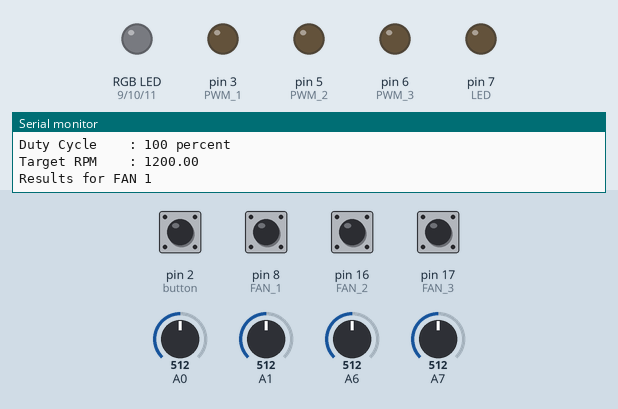
The sketch below on a simulated Arduino Uno, built with avr-gcc and run on an emulated ATmega328P. On the bench: an RGB LED mixed from three pins (HIGH = lit), output pins drawn as LEDs (lit = HIGH), the last lines printed to the serial monitor. The inputs (shaded band) are chosen by the test bench; at power-on: pin 8 (FAN_1), pin 16 (FAN_2), pin 17 (FAN_3) HIGH, pin 2 (button) LOW, A6 = 512, A7 = 512, A1 = 512, A0 = 512. Dim RGB values are drawn brighter than linear.

Above: at 1.8 s.
1.9 s: A6 set to 716
At 9.4 s:
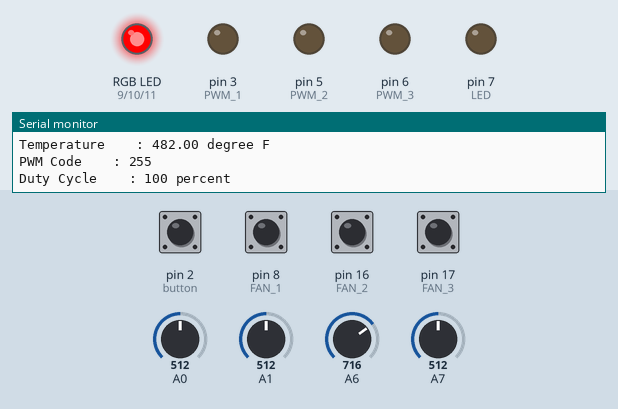
9.8 s: A7 set to 716
At 17.4 s:
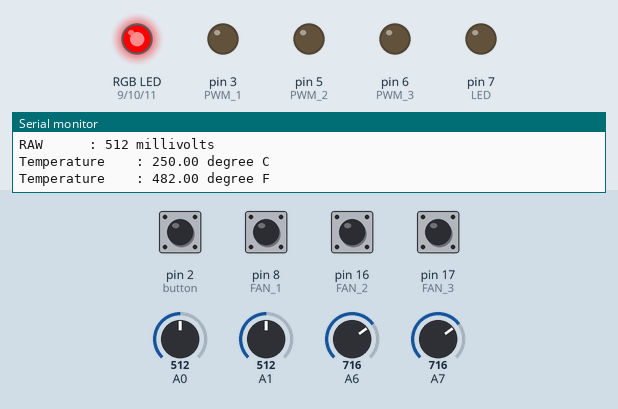
18.1 s: A6 set to 306
At 25.5 s:
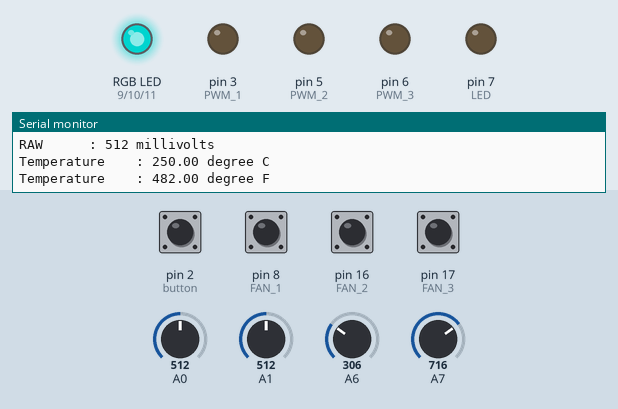
26.5 s: A1 set to 716
At 34.5 s:
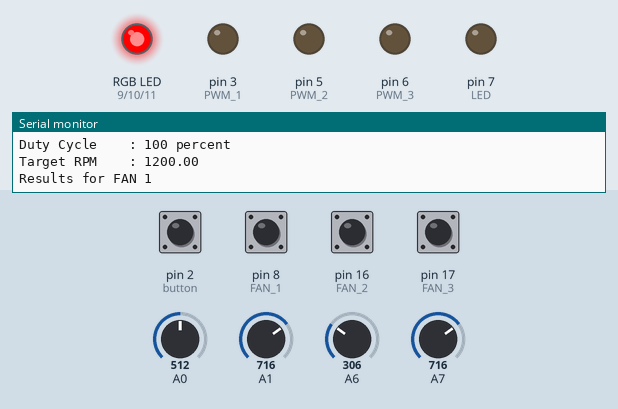
34.8 s: A7 set to 727
At 42.7 s:
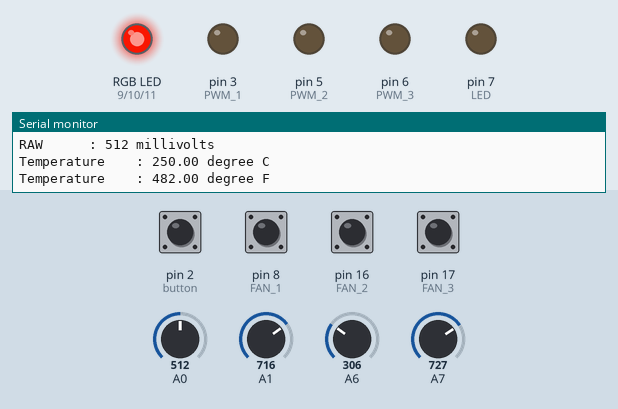
43.2 s: A7 set to 777
At 50.7 s:
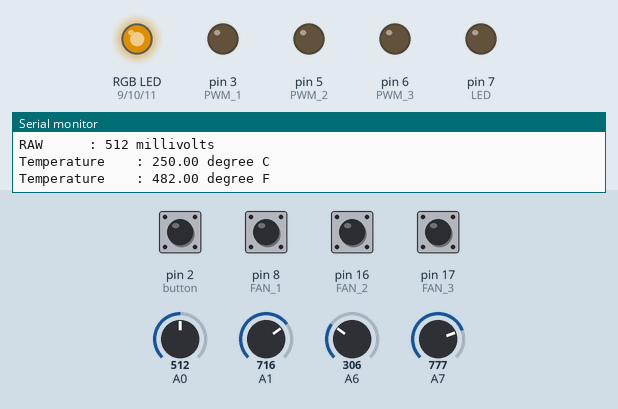
Timing chart, 0 to 52.2 s (numbered marks = the images above; inputs shaded):
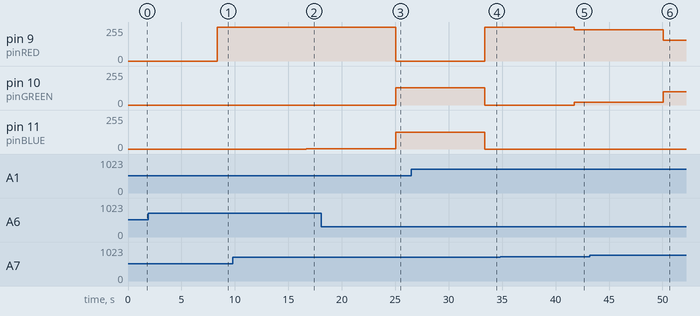

Measured:
- after the input at 1.9 s, pin 11 (pinBLUE): stays 0/255 (without the input it goes to 1/255 after 6.4 s)
- after the input at 9.8 s, pin 9 (pinRED): 255/255 → 254/255 after 6.9 s; pin 11 (pinBLUE): 0/255 → 1/255 after 6.9 s
- after the input at 18.1 s, pin 9 (pinRED): 254/255 → 0/255 after 6.9 s; pin 10 (pinGREEN): 0/255 → 129/255 after 6.9 s; pin 11 (pinBLUE): 1/255 → 126/255 after 6.9 s
- after the input at 26.5 s, pin 9 (pinRED): 0/255 → 255/255 after 6.9 s; pin 10 (pinGREEN): 129/255 → 0/255 after 6.9 s; pin 11 (pinBLUE): 126/255 → 0/255 after 6.9 s
- after the input at 34.8 s, pin 9 (pinRED): 255/255 → 234/255 after 6.9 s; pin 10 (pinGREEN): 0/255 → 21/255 after 6.9 s
- after the input at 43.2 s, pin 9 (pinRED): 234/255 → 155/255 after 6.9 s; pin 10 (pinGREEN): 21/255 → 100/255 after 6.9 s

The sketch:

UnifiedController.ino
```cpp
/*
  Firmware Source Code for Unified Controller v1
  Features
    Cabinet Fan RPM Counter for arduino without using Interrupt Service Routine (ISR)
    Real Time temperature display (LM35 Sensor)
    Temperature relative close loop control for Fans (PWM Control)
    RGB Strip Control wsing Single Potentiometer
    Autometic Color Spectrum display
    Single Key anytime mode switch

  Authors:
    Sandeepan Sengupta(Fan Control)
    Tamojit Saha(RGB Control)

  Firmware Revision v0.1 (Pre-Alpha 1)
  Publication Date: 28th June, 2016
  West Bengal, India
*/

//Comment out the followings to disable fan features
#define FAN_1_cfg
#define FAN_2_cfg
#define FAN_3_cfg

//Comment out the following to disable debug
#define display_debug
#define targetRPM_debug

//Comment out the followings to disable propagation delay in code
#define display_delay
#define button_delay
#define pulseIn_delay

//Assigning tachometer/fan monitor pins
int FAN_1 = 8;
int FAN_2 = 16; //Digital pin D16 mapped on Analog pin A2
int FAN_3 = 17; //Digital pin D17 mapped on Analog pin A3

//Assigning PWM Pins
int PWM_1 = 3;
int PWM_2 = 5;
int PWM_3 = 6;

//Assigning RGB Pins
int pinRED    = 9;
int pinGREEN  = 10;
int pinBLUE   = 11;

//POT configuration
int pot_pin             = 1;
int pot_referance_HIGH  = 6;
int pot_referance_LOW   = 7;
int pot_MAX             = 767;
int pot_min             = 0;

//Button Configuration
int   button            = 2;    //Interrupt(INT0) Capable, Unused Feature
bool  buttonTrigger     = LOW;  //Initializing button Trigger

//Preset RGBmode to manual
int RGBmode = 1;

//Indicator LED
int LED = 7;

//Attatch LM35 temperature Sensor to Analog pin
int tmp_PIN = 0;

//Temperature related configuration
double  tmp_MAX              = 102.4; //Maximum expected temperature (equivalant to 50°C)
double  tmp_min              = 51.2;  //Minimum expected temperature (equivalant to 25°C)
double  tmp_tolerance        = 0;     //Temperature Tolerance in percentage (eg. 12 for 12% tolerance)
int     initial_duty_cycle   = 128;   //Start FAN at 50% Duty Cycle
int     final_duty_cycle     = 255;   //Maximum at 100% Duty Cycle

int     pulse_count_1        = 2;     //Pulse per revolution value for sample fan
int     pulse_count_2        = 2;     //Pulse per revolution value for sample fan
int     pulse_count_3        = 2;     //Pulse per revolution value for sample fan

double  FAN_1_RPM;
double  FAN_1_RPM_MAX        = 1200;  // Manufacturer specified upper limit of RPM, may differ for the test sample
double  FAN_1_RPM_min        = 300;   // Manufacturer specified lower limit of RPM, may differ for the test sample
double  FAN_1_RPM_Tolerance  = 10;    // User or Manufacturer assigned tolerance range in percentage (eg. 12 for 12% tolerance)

double  FAN_2_RPM;
double  FAN_2_RPM_MAX        = 1200;  // Manufacturer specified upper limit of RPM, may differ for the test sample
double  FAN_2_RPM_min        = 300;   // Manufacturer specified lower limit of RPM, may differ for the test sample
double  FAN_2_RPM_Tolerance  = 10;    // User or Manufacturer assigned tolerance range in percentage (eg. 12 for 12% tolerance)

double  FAN_3_RPM;
double  FAN_3_RPM_MAX        = 1200;  // Manufacturer specified upper limit of RPM, may differ for the test sample
double  FAN_3_RPM_min        = 300;   // Manufacturer specified lower limit of RPM, may differ for the test sample
double  FAN_3_RPM_Tolerance  = 10;    // User or Manufacturer assigned tolerance range in percentage (eg. 12 for 12% tolerance)

void setup()
{
Serial.begin(9600);
 {
  while(!Serial);
 }

//Declearing button as input
pinMode(button, INPUT);

//Declearing LED as output
pinMode(LED, OUTPUT);

//Declearing tachometer inputs
pinMode(FAN_1, INPUT);
pinMode(FAN_2, INPUT);
pinMode(FAN_3, INPUT);

//Declearing PWM outputs
pinMode(PWM_1, OUTPUT);
pinMode(PWM_2, OUTPUT);
pinMode(PWM_3, OUTPUT);

//Internal pull-ups
digitalWrite(FAN_1,HIGH);
digitalWrite(FAN_2,HIGH);
digitalWrite(FAN_3,HIGH);
}

void loop()
{
  int PWM_value = Temperature_to_PWM(tmp_PIN, tmp_MAX, tmp_min, tmp_tolerance);

  #ifdef display_debug
  Serial.print("\nPWM Code\t\t: ");
  Serial.print(PWM_value);
  Serial.print("\nDuty Cycle\t\t: ");
  Serial.print(PWM_value*100/255);
  Serial.print(" percent");

  #ifdef targetRPM_debug
  Serial.print("\nTarget RPM\t\t: ");
  Serial.print(FAN_1_RPM_MAX*PWM_value/255);
  #endif

  Serial.println("\n\n");
  #endif

  #ifdef FAN_1_cfg
  Serial.println("Results for FAN 1");
  FAN_1_RPM = RPM_Counter(FAN_1, pulse_count_1, FAN_1_RPM_MAX, FAN_1_RPM_min, FAN_1_RPM_Tolerance);
  #endif

  #ifdef FAN_2_cfg
  Serial.println("Results for FAN 2");
  FAN_2_RPM = RPM_Counter(FAN_2, pulse_count_2, FAN_2_RPM_MAX, FAN_2_RPM_min, FAN_2_RPM_Tolerance);
  #endif

  #ifdef FAN_3_cfg
  Serial.println("Results for FAN 3");
  FAN_3_RPM = RPM_Counter(FAN_3, pulse_count_3, FAN_3_RPM_MAX, FAN_3_RPM_min, FAN_3_RPM_Tolerance);
  #endif

  #ifdef display_delay
  delay(1000);
  #endif

  monitorButton(button, buttonTrigger);
  if(RGBmode == 1)
  {
    //Manual RGB Color Selection Mode
    int potValue = potRead(pot_pin, pot_referance_HIGH, pot_referance_LOW, pot_MAX, pot_min);
    {
      if(pot_MAX > pot_min)
      {
        if(potValue >= pot_min && potValue < pot_MAX/3) //0~33.333% of range
        {
          potValue = map(potValue, pot_min, pot_MAX/3, 0 ,255);

          //RED to GREEN Transition
          analogWrite(pinRED, 255 - potValue);
          analogWrite(pinGREEN, potValue);
          analogWrite(pinBLUE, 0);
        }
        else
        if(potValue >= pot_MAX/3 && potValue <= pot_MAX*2/3) //33.333%~66.666% of range
        {
          potValue = map(potValue, pot_MAX/3, pot_MAX*2/3, 0 ,255);

          //GREEN to BLUE Transition
          analogWrite(pinRED, 0);
          analogWrite(pinGREEN, 255 - potValue);
          analogWrite(pinBLUE, potValue);
        }
        else
        if(potValue > pot_MAX*2/3 && potValue <= pot_MAX) //66.666~100% of range
        {
          potValue = map(potValue, pot_MAX*2/3, pot_MAX, 0 ,255);

          //BLUE to RED Transition
          analogWrite(pinRED, potValue);
          analogWrite(pinGREEN, 0);
          analogWrite(pinBLUE, 255 - potValue);
        }
      }
      else
      if(pot_min > pot_MAX)
      {
        //Value swap for minimum and maximum
        pot_MAX = pot_min + pot_MAX - (pot_min = pot_MAX);

        if(potValue >= pot_min && potValue < pot_MAX/3) //0~33.333% of range
        {
          //RED to GREEN Transition
          potValue = map(potValue, pot_min, pot_MAX/3, 0 ,255);
          analogWrite(pinRED, 255 - potValue);
          analogWrite(pinGREEN, potValue);
          analogWrite(pinBLUE, 0);
        }
        else
        if(potValue >= pot_MAX/3 && potValue <= pot_MAX*2/3) //33.333%~66.666% of range
        {
          //GREEN to BLUE Transition
          potValue = map(potValue, pot_MAX/3, pot_MAX*2/3, 0 ,255);
          analogWrite(pinRED, 0);
          analogWrite(pinGREEN, 255 - potValue);
          analogWrite(pinBLUE, potValue);
        }
        else
        if(potValue > pot_MAX*2/3 && potValue <= pot_MAX) //66.666~100% of range
        {
          //BLUE to RED Transition
          potValue = map(potValue, pot_MAX*2/3, pot_MAX, 0 ,255);
          analogWrite(pinRED, potValue);
          analogWrite(pinGREEN, 0);
          analogWrite(pinBLUE, 255 - potValue);
        }
      }
    }
  }
  else
  if(RGBmode = 0)
  {
    //Automatic RGB Color Selection Mode

    monitorButton(button, buttonTrigger);

    unsigned int rgbColour[3];
    // Start off with red.
    rgbColour[0] = 255;
    rgbColour[1] = 0;
    rgbColour[2] = 0;

    // Choose the colours to increment and decrement.
    for (int decColour = 0; decColour < 3; decColour += 1)
    {
      int incColour = decColour == 2 ? 0 : decColour + 1;
      // cross-fade the two colours.
      for(int i = 0 ; i < 255 ; i += 1)
      {
        rgbColour[decColour] -= 1;
        rgbColour[incColour] += 1;
        setRGB(pinRED, pinGREEN, pinBLUE, rgbColour[0], rgbColour[1], rgbColour[2]);
      }
    }
  }
}

//Description of monitorButton() function
/*
  buttonPin = Digital pin to attatch button
  trigger   = Trigger state
  return    = void
*/
void monitorButton(int buttonPin, bool trigger)
{
  if(trigger == HIGH)
  {
    if(digitalRead(buttonPin)== HIGH)
    {
      trigger = LOW;
      #ifdef button_delay
      delay(100);
      #endif
      int blink = 3;
      indication(LED, blink);
    }
  }
  else
  {
    if(digitalRead(buttonPin) == HIGH)
    {
      trigger = LOW;
      #ifdef button_delay
      delay(100);
      #endif
      if(digitalRead (!(buttonPin )== HIGH))
      {
        trigger = HIGH;
        int blink = 3;
        indication(LED, blink);
      }
    }
  }
}

//Description of monitorButton() function
/*
  redPin    = PWM pin to attatch red pole of RGB
  greenPin  = PWM pin to attatch green pole of RGB
  bluePin   = PWM pin to attatch blue pole of RGB
  red       = PWM value for red
  green     = PWM value for green
  blue      = PWM value for blue
  return    = void
*/
void setRGB(int redPin, int grnPin, int bluPin, unsigned int red, unsigned int green, unsigned int blue )
{
  analogWrite(redPin, red);
  analogWrite(grnPin, green);
  analogWrite(bluPin, blue);
}

//Description of monitorButton() function
/*
  indicator     = Digital pin to attatch indicator (LED, Buzzer etc)
  throwCounter  = Counter
  return        = void
*/
void indication(int indicator, int throwCounter)
{
  for(int i=0; i<throwCounter ; i++)
  {
    digitalWrite(indicator, HIGH);
    delay(100);
    digitalWrite(indicator, LOW);
    delay(150);
  }
}

//Description of potRead() function
/*
  potPin        = Analog pin to attatch pot
  pot_HIGH_pin  = Analog pin to monitor HIGH level
  pot_LOW_pin   = Analog pin to monitor LOW level
  upperBound    = Remapped MAX value
  lowerBound    = Remapped min value
  return        = Integer
*/
int potRead(int potPin, int pot_HIGH_pin, int pot_LOW_pin, int upperBound, int lowerBound)
{
  int analog_HIGH  = analogRead(pot_HIGH_pin);
  int analog_LOW   = analogRead(pot_LOW_pin);
  int potPin_value = analogRead(potPin);
  potPin_value     = map(potPin_value, analog_HIGH, analog_LOW, upperBound, lowerBound);
  return(potPin_value);
}

//Description of validate() Function
/*
  Value     = Value to validate
  MAXIMUM   = Expected maximum value
  minimum   = Expected minimum value
  Tolerance = Tolerance range in percentage for the value (eg. 12 for 12% tolerance)
  return    = boolean (true or false)
*/
boolean validate(double Value, double MAXIMUM, double minimum, double Tolerance)
{
  if (Value<minimum*(1-0.01*Tolerance)||Value>MAXIMUM*(1+0.01*Tolerance)) //Tolerance Calculation. Value cannot be lower than lower limit below tolerance or cannot be higher than uppor limit above tolerance
  {
    return false;
  }
  else
  {
    return true;
  }
}

//Description of RPM_Counter() function.
/*
  tacho_pin     = digital pin number to attatch Tachometer (RPM source)
  pulse         = Number of pulse produced by Tachometer for one full rotation (360 degree).
                  (Usually 2 Pulses per revolution.)
  RPM_MAX       = Upper Limit of expected RPM value
  RPM_min       = Lower Limit of expected RPM value
  RPM_Tolerance = Tolerance Range (Percentage Value)
  RPM_debug     = Set HIGH/LOW to eanble/disable serial monitor output for debugging
  return        = double-precision floating-point
*/
double RPM_Counter(int tacho_pin, int pulse, double RPM_MAX, double RPM_min, double RPM_Tolerance)
{
  unsigned long Rise_Time   = 0;
  unsigned long Fall_Time   = 0;

  //Function call : pulseIn();
  Rise_Time = pulseIn(tacho_pin, HIGH);
  #ifdef pulseIn_delay
  delay(50);
  #endif

  Fall_Time = pulseIn(tacho_pin, LOW);
  #ifdef pulseIn_delay
  delay(50);
  #endif

  //Calculations for RPM
  unsigned long Total_Time  = Rise_Time + Fall_Time;
  double        frequency   = 1000000/(pulse*Total_Time);
  double        RPM_value   = frequency*60;

  boolean RPM_validation = validate(RPM_value, RPM_MAX, RPM_min, RPM_Tolerance); //Validation for RPM value

  if (RPM_validation == true)
  {
    #ifdef display_debug
    Serial.print("\nHIGH Pulse Duration\t: ");
    Serial.print(Rise_Time);
    Serial.print(" microseconds");

    Serial.print("\nLOW pulse duration\t: ");
    Serial.print(Fall_Time);
    Serial.print(" microseconds");

    Serial.print("\nTotal Time\t\t: ");
    Serial.print(Total_Time);
    Serial.print(" microseconds");

    Serial.print("\nFrequency\t\t: ");
    Serial.print(frequency);
    Serial.print(" Hertz");

    Serial.print("\nRPM\t\t\t: ");
    Serial.print(RPM_value);
    Serial.println("\n\n");
    #endif

    return RPM_value;
  }
  else
  if (RPM_validation == false)
  {
    Serial.println("System Error\t\t: RPM out of range\n\n");
  }
}

//Description of Temperature_to_PWM() Function.
/*
  PIN_tmp       = Analog pin to attatch LM35 temperature sensor
  MAX_tmp       = Expected upperlimit of temperature value
  min_tmp       = Expected lower limit of temperature value
  Tolerance_tmp = Tolerance in percentage for temperature value (eg. 12 for 12% tolerance)
  debug_tmp     = Binary value to enable or disable debug feature
  return        = Integer
*/
int Temperature_to_PWM(int PIN_tmp, double MAX_tmp, double min_tmp, double Tolerance_tmp)
{
  int     RAW_tmp       = analogRead(PIN_tmp);                                //Analog Reading
  boolean validate_tmp  = validate(RAW_tmp, MAX_tmp, min_tmp, Tolerance_tmp); //Temperature raw value validation

  //Temperature value calculation in Celsius and Fahrenheit scale
  float tmp_value = (RAW_tmp/1024.0)*5000;
  float celsius = tmp_value/10;
  float fahrenheit = (celsius*9)/5 + 32;

  #ifdef display_debug
  Serial.print("\nRAW\t\t\t: ");
  Serial.print(RAW_tmp);
  Serial.print(" millivolts");

  Serial.print("\nTemperature\t\t: ");
  Serial.print(celsius);
  Serial.print(" degree C");

  Serial.print("\nTemperature\t\t: ");
  Serial.print(fahrenheit);
  Serial.print(" degree F");
  #endif

  #ifdef display_delay
  delay(1000);
  #endif

  if (validate_tmp == false)
  {
    if (RAW_tmp > tmp_MAX)
    {
      int PWM = 255; //Return full PWM duty cycle if temperature is higher than expected maximum
      return(PWM);
    }
    else
    if (RAW_tmp < tmp_min)
    {
      int PWM = 0;  //Return zero PWM duty cycle if temperature is lower than expected minimum
      return(PWM);
    }
  }
  else
  if (validate_tmp == true)
  {
    int PWM = map(RAW_tmp, min_tmp, MAX_tmp, initial_duty_cycle, final_duty_cycle);
    return(PWM);
  }
}
```
